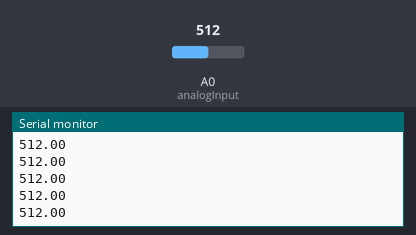
The sketch below on a simulated Arduino Uno, built with avr-gcc and run on an emulated ATmega328P. On the bench: the last lines printed to the serial monitor. Inputs (shaded band) come from the test bench; at power-on: A0 (analogInput) = 512.

Above: at 1.2 s.
1.3 s: A0 (analogInput) set to 716
At 1.31 s:
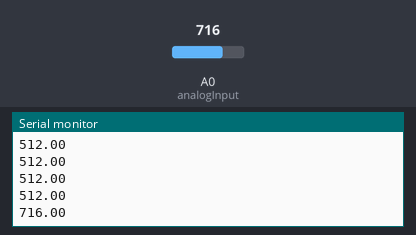
2.8 s: A0 (analogInput) set to 900
At 2.82 s:
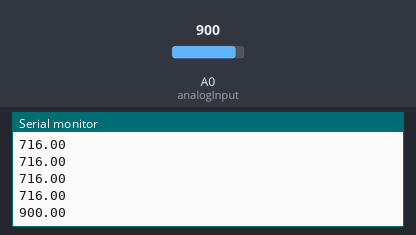
Timing chart, 0 to 5.8 s (numbered marks = the images above; inputs shaded):
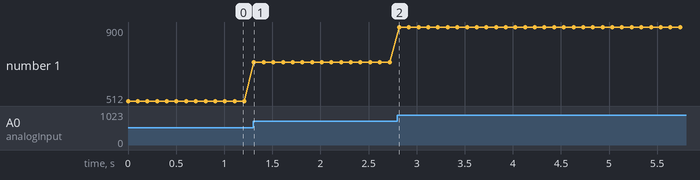

The sketch:

voltmetr.ino
```cpp
int analogInput = A0;
float value = 0;
float vout =0.0;
float vin = 0.0;
float R1 = 110000.0;
float R2 = 1800.0;

void setup(){
pinMode(analogInput, INPUT);
Serial.begin(9600);
}

void loop(){
value = analogRead(analogInput);
vout = (value*5.0)/1024.0;
vin = vout/(R2/(R1+R2));

if (vin<0.09){
  vin = 0.0; // если показания слишком малы, то отображать 0.0
  }
Serial.println(value);
delay(100);
}
```

Measured:
- after the input at 1.3 s, the serial monitor: prints a new line at once (image 1)
- after the input at 2.8 s, the serial monitor: prints a new line at once (image 2)
- plotted number 1: 512 → 716 after the input at 1.3 s, 716 → 900 after the input at 2.8 s
